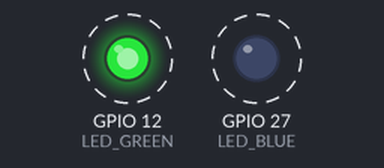
Bench run of a sketch on a simulated ESP32. Shown: output pins drawn as LEDs (lit = HIGH). Dashed ring = blinking.

Above: at 0.5 s.
Timing chart, 0 to 4.6 s (numbered marks = the images above):
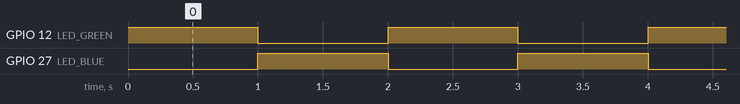

The sketch:

test_LED.ino
```cpp
#define LED_GREEN 12 // 送信確認
#define LED_BLUE 27 // Wifi接続確認

void setup()
{
  pinMode(LED_GREEN, OUTPUT);
  pinMode(LED_BLUE, OUTPUT);
}

void loop() {
      digitalWrite(LED_GREEN, HIGH);
      digitalWrite(LED_BLUE, LOW);
      delay(1000);
      digitalWrite(LED_GREEN, LOW);
      digitalWrite(LED_BLUE, HIGH);
      delay(1000);
}
```

Measured:
- by itself, GPIO 12 (LED_GREEN), GPIO 27 (LED_BLUE): alternates HIGH for 1.0 s and LOW for 1.0 s
